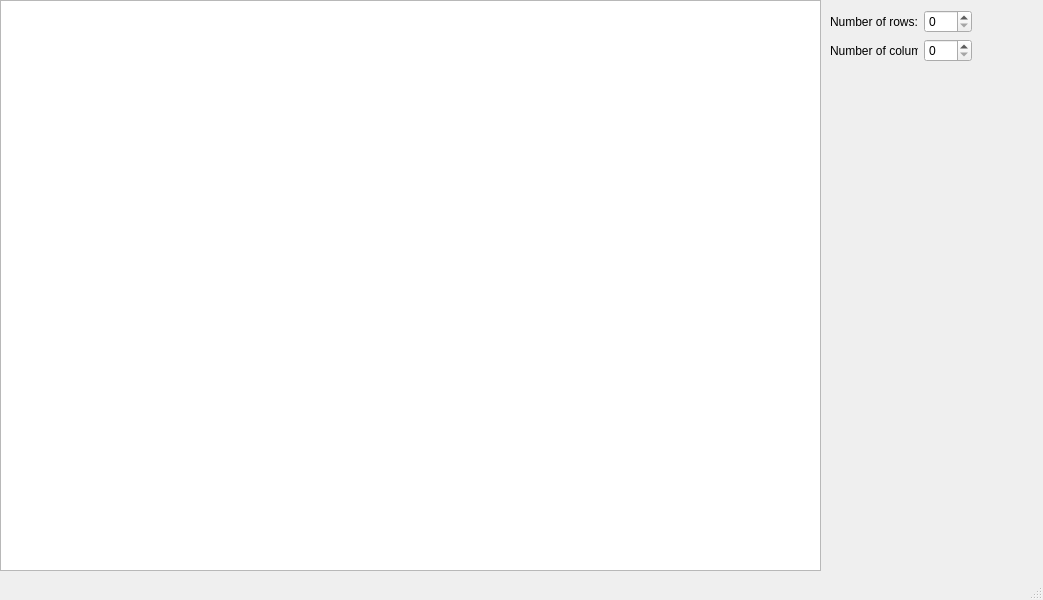
<?xml version="1.0" encoding="UTF-8"?>
<ui version="4.0">
 <class>MainWindow</class>
 <widget class="QMainWindow" name="MainWindow">
  <property name="geometry">
   <rect>
    <x>0</x>
    <y>0</y>
    <width>1043</width>
    <height>600</height>
   </rect>
  </property>
  <property name="windowTitle">
   <string>MainWindow</string>
  </property>
  <widget class="QWidget" name="centralwidget">
   <widget class="QTableView" name="tableView">
    <property name="geometry">
     <rect>
      <x>0</x>
      <y>0</y>
      <width>821</width>
      <height>571</height>
     </rect>
    </property>
   </widget>
   <widget class="QWidget" name="">
    <property name="geometry">
     <rect>
      <x>830</x>
      <y>10</y>
      <width>142</width>
      <height>54</height>
     </rect>
    </property>
    <layout class="QFormLayout" name="formLayout">
     <item row="0" column="0">
      <widget class="QLabel" name="label">
       <property name="text">
        <string>Number of rows:</string>
       </property>
      </widget>
     </item>
     <item row="0" column="1">
      <widget class="QSpinBox" name="spinBox"/>
     </item>
     <item row="1" column="0">
      <widget class="QLabel" name="label_2">
       <property name="text">
        <string>Number of columns:</string>
       </property>
      </widget>
     </item>
     <item row="1" column="1">
      <widget class="QSpinBox" name="spinBox_2"/>
     </item>
    </layout>
   </widget>
  </widget>
  <widget class="QMenuBar" name="menubar">
   <property name="geometry">
    <rect>
     <x>0</x>
     <y>0</y>
     <width>1043</width>
     <height>20</height>
    </rect>
   </property>
  </widget>
  <widget class="QStatusBar" name="statusbar"/>
 </widget>
 <resources/>
 <connections/>
</ui>
